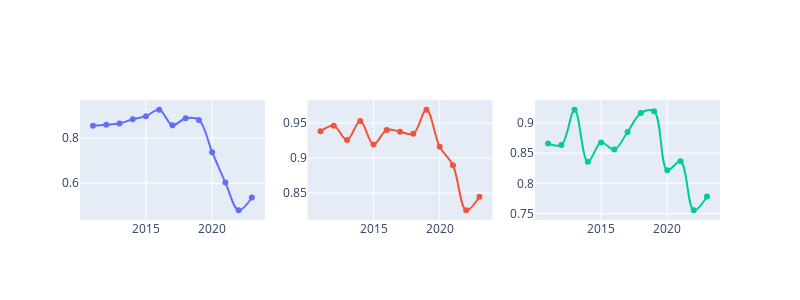

The notebook cell saved with this chart:
### Code cell
fig = make_subplots(rows=1, cols=3)

fig.add_trace(go.Scatter(x = [2011+i for i in range(13)], y = l1,
                           mode = 'markers+lines' , 
                           showlegend = False, line_shape='spline', name = 'Axis vector cosine variation for tech VS regulation'), row = 1, col = 1)

fig.add_trace(go.Scatter(x = [2011+i for i in range(13)], y = l2,
                           mode = 'markers+lines' , 
                           showlegend = False, line_shape='spline', name = 'Axis vector cosine variation for positive VS negative'), row = 1, col = 2)

fig.add_trace(go.Scatter(x = [2011+i for i in range(13)], y = l3,
                           mode = 'markers+lines' , 
                           showlegend = False, line_shape='spline', name = 'Axis vector cosine variation for cognition VS affect'), row = 1, col = 3)

fig.update_layout(height = 300, width = 800) #, title_text=  " Axis vector cosine variation for tech VS regulation, and for positive VS negative")

fig.show()

### Figure 1 — Plotly figure (JSON) as saved in the notebook; plotly's stock layout.template omitted (floating-point values rounded to 4 significant figures)
{"data": [{"line": {"shape": "spline"}, "mode": "markers+lines", "name": "Axis vector cosine variation for tech VS regulation", "showlegend": false, "type": "scatter", "x": [2011, 2012, 2013, 2014, 2015, 2016, 2017, 2018, 2019, 2020, 2021, 2022, 2023], "xaxis": "x", "y": [0.8543, 0.8586, 0.8643, 0.8831, 0.8966, 0.9249, 0.8568, 0.8869, 0.8796, 0.737, 0.6024, 0.48, 0.5364], "yaxis": "y"}, {"line": {"shape": "spline"}, "mode": "markers+lines", "name": "Axis vector cosine variation for positive VS negative", "showlegend": false, "type": "scatter", "x": [2011, 2012, 2013, 2014, 2015, 2016, 2017, 2018, 2019, 2020, 2021, 2022, 2023], "xaxis": "x2", "y": [0.9383, 0.9462, 0.9259, 0.953, 0.9195, 0.9404, 0.9378, 0.9347, 0.9692, 0.9161, 0.8898, 0.8256, 0.8449], "yaxis": "y2"}, {"line": {"shape": "spline"}, "mode": "markers+lines", "name": "Axis vector cosine variation for cognition VS affect", "showlegend": false, "type": "scatter", "x": [2011, 2012, 2013, 2014, 2015, 2016, 2017, 2018, 2019, 2020, 2021, 2022, 2023], "xaxis": "x3", "y": [0.8656, 0.8635, 0.9217, 0.8355, 0.8674, 0.8559, 0.8849, 0.9162, 0.9192, 0.8216, 0.8364, 0.7554, 0.7783], "yaxis": "y3"}], "layout": {"height": 300, "width": 800, "xaxis": {"anchor": "y", "domain": [0, 0.2889]}, "xaxis2": {"anchor": "y2", "domain": [0.3556, 0.6444]}, "xaxis3": {"anchor": "y3", "domain": [0.7111, 1]}, "yaxis": {"anchor": "x", "domain": [0, 1]}, "yaxis2": {"anchor": "x2", "domain": [0, 1]}, "yaxis3": {"anchor": "x3", "domain": [0, 1]}}}
